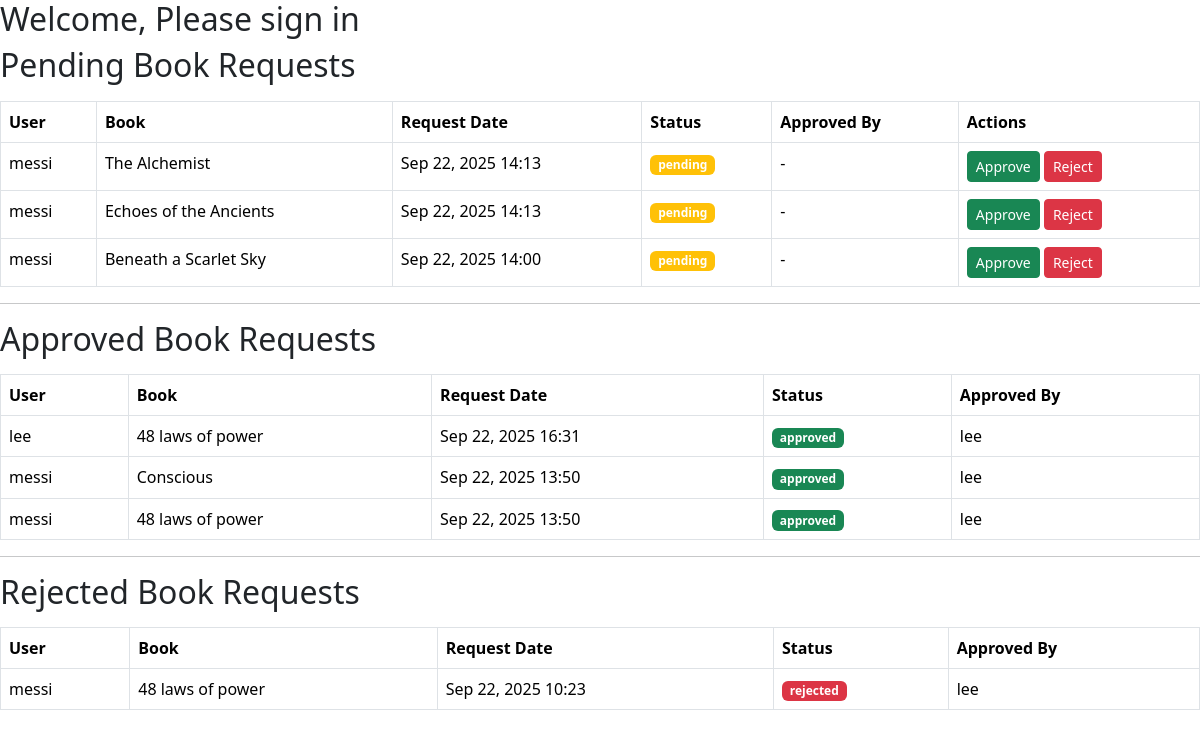
/library/manage_requests/ (signed in), run on an earlier commit of the app's database.
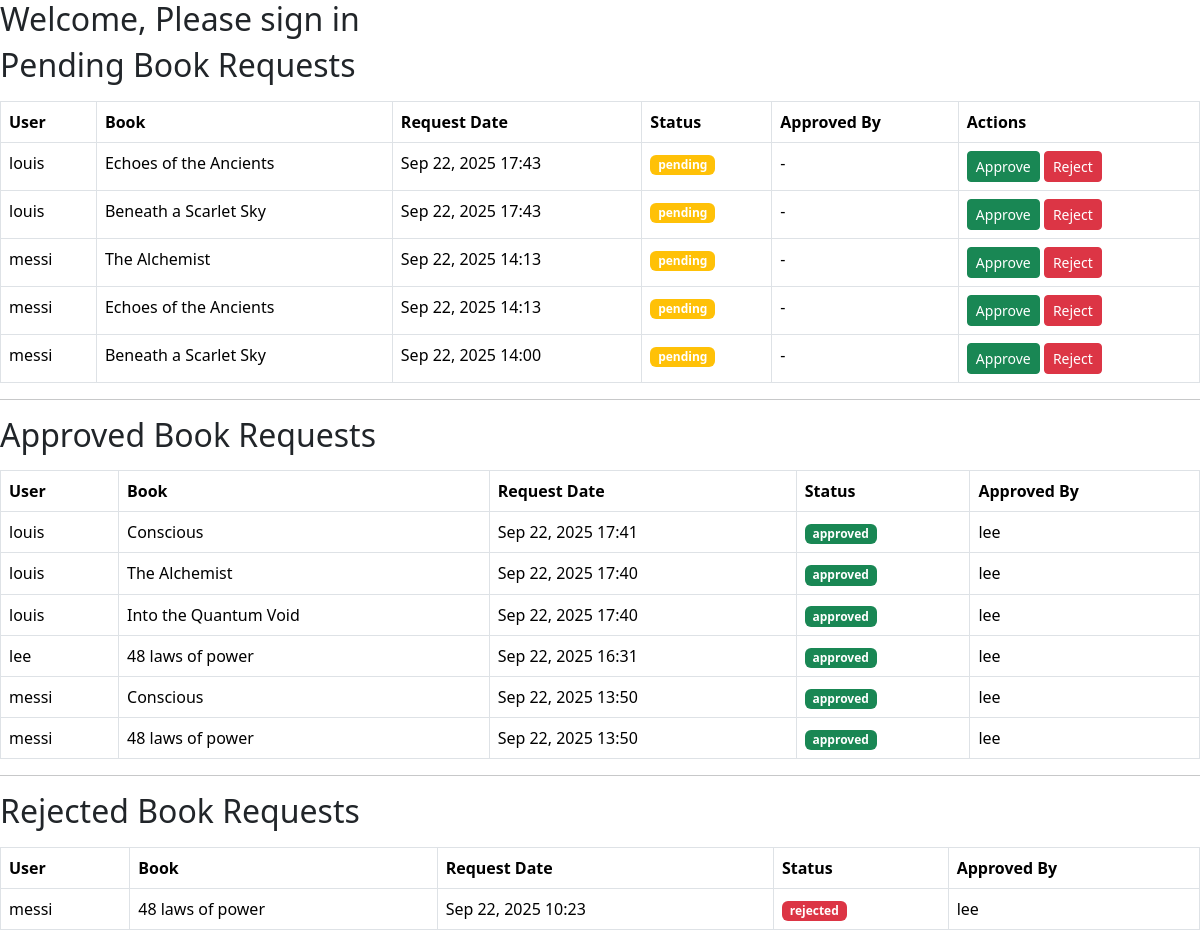
And on a later commit of the database.
### library_app/models.py (models this page shows, shortened)
class BookRequest(models.Model):
    STATUS_CHOICES = (
        ('pending', 'Pending'),
        ('approved', 'Approved'),
        ('rejected', 'Rejected'),
    )
    user = models.ForeignKey(User, on_delete=models.CASCADE)
    book = models.ForeignKey(Book, on_delete=models.CASCADE)
    request_date = models.DateTimeField(default=timezone.now)
    status = models.CharField(max_length=10, choices=STATUS_CHOICES, default='pending')
    approved_by = models.ForeignKey(User, on_delete=models.SET_NULL, null=True, blank=True, related_name='approved_requests')

class Book(models.Model):
    title = models.CharField(max_length=255)
    author = models.CharField(max_length=255)
    isbn = models.CharField(max_length=13, unique=True)
    category = models.CharField(max_length=100)
    description = models.TextField(blank=True)  # NEW field
    total_copies = models.PositiveIntegerField()
    available_copies = models.PositiveIntegerField()
    added_by = models.ForeignKey(User, on_delete=models.SET_NULL, null=True, blank=True)  # NEW field
    publisher = models.ForeignKey('Publisher', on_delete=models.SET_NULL, null=True, blank=True)  # NEW field
    created_at = models.DateTimeField(auto_now_add=True)
    updated_at = models.DateTimeField(auto_now=True)

### library_app/views.py (the view)
# urls.py: path('manage_requests/', manage_requests, name='manage_requests'),
@staff_member_required
@login_required
def manage_requests(request):
    pending_requests = BookRequest.objects.filter(status='pending').order_by('-request_date')
    approved_requests = BookRequest.objects.filter(status='approved').order_by('-request_date')
    rejected_requests = BookRequest.objects.filter(status='rejected').order_by('-request_date')
    context = {
        'title': 'Manage Book Requests',
        'pending_requests': pending_requests,
        'approved_requests': approved_requests,
        'rejected_requests': rejected_requests,
    }
    return render(request, 'library_app/manage_requests.html', context)

### library_app/templates/library_app/manage_requests.html
{% extends 'base.html' %} {% block content %}
<h2 class="mb-3">Pending Book Requests</h2>
{% if pending_requests %}
<table class="table table-bordered">
  <thead>
    <tr>
      <th>User</th>
      <th>Book</th>
      <th>Request Date</th>
      <th>Status</th>
      <th>Approved By</th>
      <th>Actions</th>
    </tr>
  </thead>
  <tbody>
    {% for req in pending_requests %}
    <tr>
      <td>{{ req.user.username }}</td>
      <td>{{ req.book.title }}</td>
      <td>{{ req.request_date|date:"M d, Y H:i" }}</td>
      <td><span class="badge bg-warning">{{ req.status }}</span></td>
      <td>
        <span
          >{% if req.approved_by %} {{ req.approved_by.username }} {% else %} -
          {% endif %}</span
        >
      </td>
      <td>
        <a
          href="{% url 'approve_request' req.id %}"
          class="btn btn-success btn-sm"
          >Approve</a
        >
        <a
          href="{% url 'reject_request' req.id %}"
          class="btn btn-danger btn-sm"
          >Reject</a
        >
      </td>
    </tr>
    {% endfor %}
  </tbody>
</table>
{% else %}
<p>No pending requests.</p>
{% endif %}
<hr />
<h2 class="mb-3">Approved Book Requests</h2>
{% if approved_requests %}
<table class="table table-bordered">
  <thead>
    <tr>
      <th>User</th>
      <th>Book</th>
      <th>Request Date</th>
      <th>Status</th>
      <th>Approved By</th>
    </tr>
  </thead>
  <tbody>
    {% for req in approved_requests %}
    <tr>
      <td>{{ req.user.username }}</td>
      <td>{{ req.book.title }}</td>
      <td>{{ req.request_date|date:"M d, Y H:i" }}</td>
      <td><span class="badge bg-success">{{ req.status }}</span></td>
      <td>
        <span
          >{% if req.approved_by %} {{ req.approved_by.username }} {% else %} -
          {% endif %}</span
        >
      </td>
    </tr>
    {% endfor %}
  </tbody>
</table>
{% else %}
<p>No approved requests.</p>
{% endif %}
<hr />
<h2 class="mb-3">Rejected Book Requests</h2>
{% if rejected_requests %}
<table class="table table-bordered">
  <thead>
    <tr>
      <th>User</th>
      <th>Book</th>
      <th>Request Date</th>
      <th>Status</th>
      <th>Approved By</th>
    </tr>
  </thead>
  <tbody>
    {% for req in rejected_requests %}
    <tr>
      <td>{{ req.user.username }}</td>
      <td>{{ req.book.title }}</td>
      <td>{{ req.request_date|date:"M d, Y H:i" }}</td>
      <td><span class="badge bg-danger">{{ req.status }}</span></td>
      <td>
        <span
          >{% if req.approved_by %} {{ req.approved_by.username }} {% else %} -
          {% endif %}</span
        >
      </td>
    </tr>
    {% endfor %}
  </tbody>
</table>
{% else %}
<p>No rejected requests.</p>
{% endif %} {% endblock %}

### accounts/templates/base.html (shortened to what this page needs)
<!DOCTYPE html>
<html lang="en">
  <head>
    <link
      href="https://cdn.jsdelivr.net/npm/bootstrap@5.3.8/dist/css/bootstrap.min.css"
      rel="stylesheet"
    />
  </head>
  <body>
    <h2>Welcome, Please sign in</h2>
    {% block content %} {% endblock content %}
  </body>
</html>

What changed in the data, as far as the page shows it:
added BookRequest: user.username "louis", book "Echoes of the Ancients", request_date "Sep 22, 2025 17:43", status "pending", shown under "Pending Book Requests"
added BookRequest: user.username "louis", book "Beneath a Scarlet Sky", request_date "Sep 22, 2025 17:43", status "pending", shown under "Pending Book Requests"
added BookRequest: user.username "louis", book "Conscious", request_date "Sep 22, 2025 17:41", status "approved", approved_by.username "lee", shown under "Approved Book Requests"
added BookRequest: user.username "louis", book "The Alchemist", request_date "Sep 22, 2025 17:40", status "approved", approved_by.username "lee", shown under "Approved Book Requests"
added BookRequest: user.username "louis", book "Into the Quantum Void", request_date "Sep 22, 2025 17:40", status "approved", approved_by.username "lee", shown under "Approved Book Requests"
